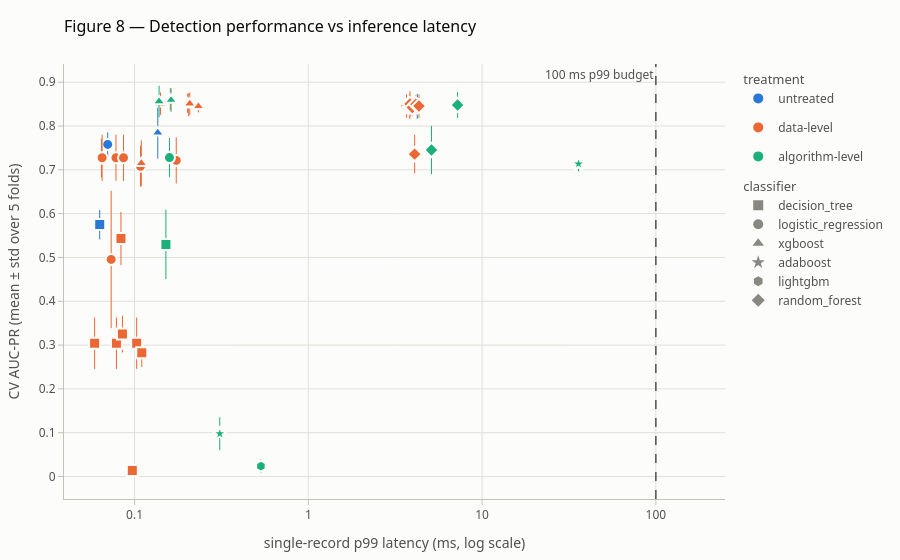

Notebook source saved alongside this figure:
### Markdown cell above
## 5.4 Latency — Figure 8 and Table 3

**Figure 8** is the novel-contribution plot: CV AUC-PR against single-record p99 latency, with the 100 ms budget.
Upper-left = accurate *and* deployable. It plots AUC-PR, not accuracy — the "accuracy vs latency" label in the plan
would contradict rule 2.

Colour = kind of treatment, marker = classifier, error bars = CV std; hover for exact pairs. Things to look for
when writing §5.4: whether data-level techniques sit at the same latency as their untreated classifier (the
hypothesis), how far right the ensembles sit, and whether anything crosses the budget.

### Code cell
latency = ra.load_latency()
table3 = ra.latency_table(latency, results)
ra.save_table(table3, "table3_latency")

fig8 = ra.fig_auc_pr_vs_latency(table3)
ra.save_figure(fig8, "figure8_auc_pr_vs_latency")
fig8.show()
display(table3)

### Figure 1 — Plotly figure (JSON) as saved in the notebook; plotly's stock layout.template omitted (floating-point values rounded to 4 significant figures)
{"data": [{"customdata": [["none", "decision_tree", 0.04688, 0.01766], ["none", "logistic_regression", 0.05421, 0.0008469], ["none", "xgboost", 0.07833, 0.1611], ["none", "random_forest", 3.444, 1.699]], "error_y": {"array": [0.0336, 0.02764, 0.05906, 0.02807], "color": "#2a78d6", "thickness": 1, "type": "data", "width": 0}, "hovertemplate": "<b>%{customdata[0]}</b> · %{customdata[1]}<br>AUC-PR %{y:.3f}<br>p99 %{x:.3f} ms · p50 %{customdata[2]:.3f} ms<br>model %{customdata[3]:.2f} MB<extra></extra>", "legendgroup": "untreated", "marker": {"color": "#2a78d6", "line": {"color": "#fcfcfb", "width": 2}, "size": 11, "symbol": ["square", "circle", "triangle-up", "diamond"]}, "mode": "markers", "name": "untreated", "showlegend": false, "x": [0.063, 0.07005, 0.136, 4.235], "y": [0.575, 0.758, 0.7847, 0.8446], "type": "scatter"}, {"customdata": [["smote", "decision_tree", 0.04875, 0.0903], ["random_oversampling", "logistic_regression", 0.05417, 0.0008469], ["smote", "logistic_regression", 0.05404, 0.0008469], ["random_undersampling", "logistic_regression", 0.05462, 0.0008469], ["smote_enn", "logistic_regression", 0.05388, 0.0008469], ["smote_tomek", "decision_tree", 0.04858, 0.0903], ["random_oversampling", "decision_tree", 0.0471, 0.02285], ["soa_s", "decision_tree", 0.04904, 0.08801], ["smote_tomek", "logistic_regression", 0.05346, 0.0008469], ["random_undersampling", "decision_tree", 0.04854, 0.005755], ["smote_enn", "decision_tree", 0.04813, 0.0903], ["adasyn", "logistic_regression", 0.05421, 0.0008469], ["random_undersampling", "xgboost", 0.07631, 0.1033], ["adasyn", "decision_tree", 0.04713, 0.08618], ["smote_tomek", "xgboost", 0.07792, 0.2765], ["random_oversampling", "xgboost", 0.07987, 0.2027], ["soa_s", "logistic_regression", 0.05375, 0.0008469], ["smote_enn", "xgboost", 0.07779, 0.2775], ["soa_s", "xgboost", 0.07683, 0.2771], ["smote", "xgboost", 0.07898, 0.2765], ["adasyn", "xgboost", 0.07881, 0.2929], ["smote", "random_forest", 3.326, 10.69], ["soa_s", "random_forest", 3.38, 10.46], ["random_oversampling", "random_forest", 3.317, 2.478], ["adasyn", "random_forest", 3.525, 9.788], ["random_undersampling", "random_forest", 3.474, 0.447], ["smote_enn", "random_forest", 3.442, 10.64], ["smote_tomek", "random_forest", 3.488, 10.69]], "error_y": {"array": [0.05866, 0.04436, 0.05284, 0.1568, 0.05284, 0.05866, 0.06046, 0.04197, 0.05284, 0.002212, 0.05866, 0.04669, 0.05216, 0.03242, 0.02564, 0.02531, 0.05282, 0.02183, 0.02634, 0.02564, 0.01373, 0.02691, 0.02823, 0.02895, 0.02024, 0.04422, 0.0201, 0.02691], "color": "#eb6834", "thickness": 1, "type": "data", "width": 0}, "hovertemplate": "<b>%{customdata[0]}</b> · %{customdata[1]}<br>AUC-PR %{y:.3f}<br>p99 %{x:.3f} ms · p50 %{customdata[2]:.3f} ms<br>model %{customdata[3]:.2f} MB<extra></extra>", "legendgroup": "data-level", "marker": {"color": "#eb6834", "line": {"color": "#fcfcfb", "width": 2}, "size": 11, "symbol": ["square", "circle", "circle", "circle", "circle", "square", "square", "square", "circle", "square", "square", "circle", "triangle-up", "square", "triangle-up", "triangle-up", "circle", "triangle-up", "triangle-up", "triangle-up", "triangle-up", "diamond", "diamond", "diamond", "diamond", "diamond", "diamond", "diamond"]}, "mode": "markers", "name": "data-level", "showlegend": false, "x": [0.05888, 0.06447, 0.06505, 0.07334, 0.07816, 0.07865, 0.08348, 0.08516, 0.08638, 0.09705, 0.1028, 0.1081, 0.1094, 0.11, 0.141, 0.1606, 0.1738, 0.2018, 0.2049, 0.2078, 0.2331, 3.674, 3.836, 3.846, 3.968, 4.09, 4.155, 4.331], "y": [0.3042, 0.7269, 0.7275, 0.4955, 0.7275, 0.3042, 0.5431, 0.3252, 0.7275, 0.01402, 0.3042, 0.7082, 0.715, 0.2825, 0.8511, 0.8611, 0.7216, 0.8518, 0.8485, 0.8511, 0.8449, 0.8456, 0.8439, 0.8503, 0.8422, 0.7359, 0.8498, 0.8456], "type": "scatter"}, {"customdata": [["xgb_focal_loss", "xgboost", 0.07842, 0.1748], ["class_weight_balanced", "decision_tree", 0.04696, 0.02835], ["class_weight_balanced", "logistic_regression", 0.05433, 0.0008564], ["xgb_scale_pos_weight", "xgboost", 0.07896, 0.2041], ["rusboost", "adaboost", 0.1829, 0.01208], ["lgbm_is_unbalance", "lightgbm", 0.2512, 0.1028], ["balanced_random_forest", "random_forest", 3.61, 1.875], ["class_weight_balanced", "random_forest", 3.445, 3.4], ["easy_ensemble", "adaboost", 28.92, 0.323]], "error_y": {"array": [0.03588, 0.07926, 0.04488, 0.02664, 0.03754, 0.01581, 0.05527, 0.02962, 0.01736], "color": "#1baf7a", "thickness": 1, "type": "data", "width": 0}, "hovertemplate": "<b>%{customdata[0]}</b> · %{customdata[1]}<br>AUC-PR %{y:.3f}<br>p99 %{x:.3f} ms · p50 %{customdata[2]:.3f} ms<br>model %{customdata[3]:.2f} MB<extra></extra>", "legendgroup": "algorithm-level", "marker": {"color": "#1baf7a", "line": {"color": "#fcfcfb", "width": 2}, "size": 11, "symbol": ["triangle-up", "square", "circle", "triangle-up", "star", "hexagon", "diamond", "diamond", "star"]}, "mode": "markers", "name": "algorithm-level", "showlegend": false, "x": [0.1384, 0.1515, 0.1588, 0.1622, 0.3093, 0.5334, 5.114, 7.226, 35.87], "y": [0.856, 0.5298, 0.7279, 0.8592, 0.09764, 0.02376, 0.7451, 0.848, 0.7135], "type": "scatter"}, {"legendgroup": "untreated", "legendgrouptitle": {"text": "treatment"}, "marker": {"color": "#2a78d6", "size": 10, "symbol": "circle"}, "mode": "markers", "name": "untreated", "x": [null], "y": [null], "type": "scatter"}, {"legendgroup": "data-level", "marker": {"color": "#eb6834", "size": 10, "symbol": "circle"}, "mode": "markers", "name": "data-level", "x": [null], "y": [null], "type": "scatter"}, {"legendgroup": "algorithm-level", "marker": {"color": "#1baf7a", "size": 10, "symbol": "circle"}, "mode": "markers", "name": "algorithm-level", "x": [null], "y": [null], "type": "scatter"}, {"legendgroup": "classifier", "legendgrouptitle": {"text": "classifier"}, "marker": {"color": "#898781", "size": 10, "symbol": "square"}, "mode": "markers", "name": "decision_tree", "x": [null], "y": [null], "type": "scatter"}, {"legendgroup": "classifier", "legendgrouptitle": {"text": "classifier"}, "marker": {"color": "#898781", "size": 10, "symbol": "circle"}, "mode": "markers", "name": "logistic_regression", "x": [null], "y": [null], "type": "scatter"}, {"legendgroup": "classifier", "legendgrouptitle": {"text": "classifier"}, "marker": {"color": "#898781", "size": 10, "symbol": "triangle-up"}, "mode": "markers", "name": "xgboost", "x": [null], "y": [null], "type": "scatter"}, {"legendgroup": "classifier", "legendgrouptitle": {"text": "classifier"}, "marker": {"color": "#898781", "size": 10, "symbol": "star"}, "mode": "markers", "name": "adaboost", "x": [null], "y": [null], "type": "scatter"}, {"legendgroup": "classifier", "legendgrouptitle": {"text": "classifier"}, "marker": {"color": "#898781", "size": 10, "symbol": "hexagon"}, "mode": "markers", "name": "lightgbm", "x": [null], "y": [null], "type": "scatter"}, {"legendgroup": "classifier", "legendgrouptitle": {"text": "classifier"}, "marker": {"color": "#898781", "size": 10, "symbol": "diamond"}, "mode": "markers", "name": "random_forest", "x": [null], "y": [null], "type": "scatter"}], "layout": {"shapes": [{"line": {"color": "#52514e", "dash": "dash", "width": 1.5}, "type": "line", "x0": 100.0, "x1": 100.0, "xref": "x", "y0": 0, "y1": 1, "yref": "y domain"}], "annotations": [{"font": {"color": "#52514e"}, "showarrow": false, "text": "100 ms p99 budget", "x": 2.0, "xanchor": "right", "y": 1, "yanchor": "top", "yref": "paper"}], "xaxis": {"type": "log", "title": {"text": "single-record p99 latency (ms, log scale)"}, "range": [-1.406, 2.398], "tickvals": [0.01, 0.1, 1, 10, 100, 1000], "ticktext": ["0.01", "0.1", "1", "10", "100", "1000"], "gridcolor": "#e1e0d9", "linecolor": "#c3c2b7", "zeroline": false, "ticks": "outside", "tickcolor": "#c3c2b7"}, "yaxis": {"title": {"text": "CV AUC-PR (mean ± std over 5 folds)"}, "gridcolor": "#e1e0d9", "linecolor": "#c3c2b7", "zeroline": false, "ticks": "outside", "tickcolor": "#c3c2b7"}, "title": {"font": {"size": 16, "color": "#0b0b0b"}, "text": "Figure 8 — Detection performance vs inference latency", "x": 0, "xref": "paper"}, "font": {"family": "system-ui, -apple-system, Segoe UI, sans-serif", "size": 12, "color": "#52514e"}, "margin": {"l": 64, "r": 24, "t": 64, "b": 56}, "hoverlabel": {"font": {"color": "#0b0b0b"}, "bgcolor": "white"}, "legend": {"bgcolor": "rgba(0,0,0,0)"}, "paper_bgcolor": "#fcfcfb", "plot_bgcolor": "#fcfcfb", "height": 560}}
